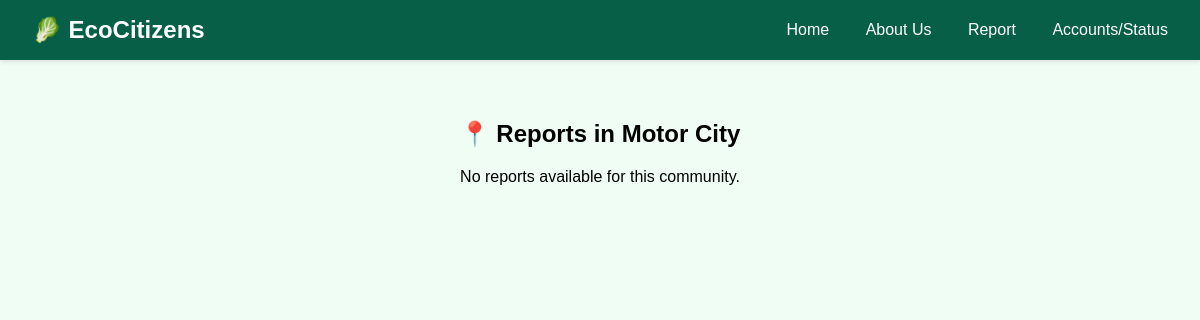
The page /community_reports/Motor City on the database as committed earlier.
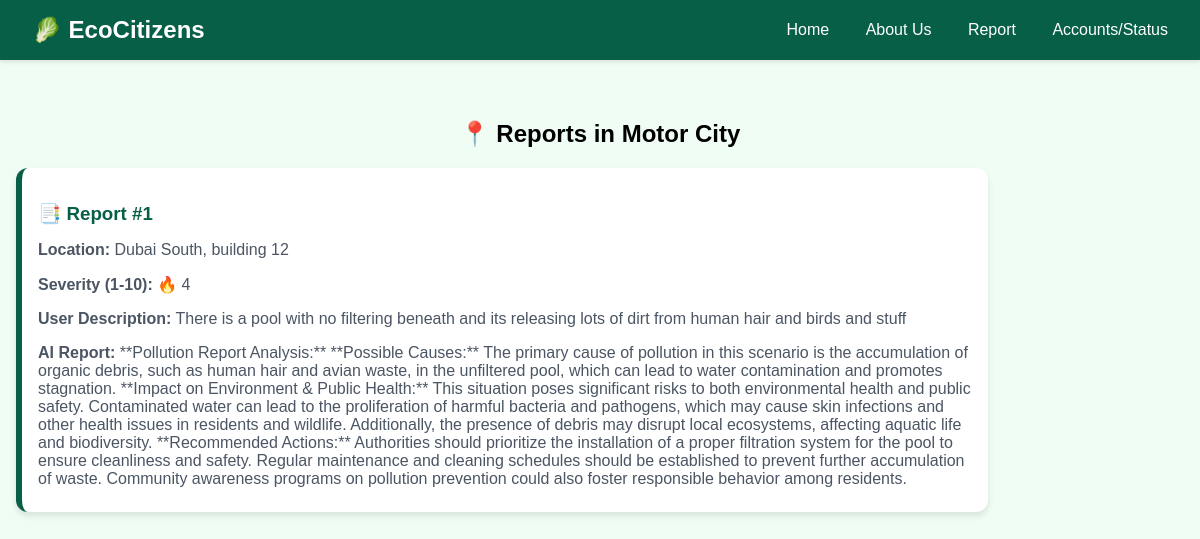
The same page on the database as committed later.
### app.py (models this page shows)
class PollutionReport(db.Model):
    id = db.Column(db.Integer, primary_key=True)
    location = db.Column(db.String(200), nullable=False)
    community = db.Column(db.String(100), nullable=False)
    description = db.Column(db.Text, nullable=False)
    ai_response = db.Column(db.Text)
    severity = db.Column(db.Integer, nullable=False)

### app.py (the view)
@app.route('/community_reports/<community>')
def community_reports(community):
    reports = PollutionReport.query.filter_by(community=community).all()
    return render_template('community_reports.html', community=community, reports=reports)

### templates/community_reports.html (shortened to what this page needs)
<!DOCTYPE html>
<html lang="en">
<head>
  <link rel="stylesheet" href="{{ url_for('static', filename='styles.css') }}" />
</head>
<body class="bg-green-100">
  <nav class="navbar">
    <div class="logo">
      <a href="{{ url_for('home') }}" class="logo-link">🥬 EcoCitizens</a>
    </div>
    <div class="nav-links">
      <a href="{{ url_for('home') }}" class="logo-link">Home</a>
      <a href="{{ url_for('about') }}" class="logo-link">About Us</a>
      <a href="{{ url_for('report') }}" class="logo-link">Report</a>
      {% if current_user.is_authenticated %}
      <a href="{{ url_for('profile') }}" class="logo-link">Profile</a>
      {% else %}
      <a href="{{ url_for('login') }}" class="logo-link">Accounts/Status</a>
      {% endif %}
    </div>
  </nav>
  <div class="container">
    <h2>📍 Reports in {{ community }}</h2>
    {% if reports %}
      {% for report in reports %}
        <div class="report-card">
          <h3>📑 Report #{{ loop.index }}</h3>
          <p><strong>Location:</strong> {{ report.location }}</p>
          <p><strong>Severity (1-10):</strong> 🔥 {{ report.severity }}</p>
          <p><strong>User Description:</strong> {{ report.description }}</p>
          <p><strong>AI Report:</strong> {{ report.ai_response }}</p>
        </div>
      {% endfor %}
    {% else %}
      <p>No reports available for this community.</p>
    {% endif %}
  </div>
</body>
</html>

### static/styles.css (style rules this page uses)
body { background-color: #f0fdf4; font-family: Arial, sans-serif; margin: 0; padding: 0; }
.navbar { background-color: #065f46; color: white; padding: 1rem; display: flex; justify-content: space-between; align-items: center; box-shadow: 0 2px 4px rgba(0, 0, 0, 0.1); }
.logo { font-size: 1.5rem; font-weight: bold; }
.container { max-width: 1200px; margin: 0 auto; padding: 2.5rem 1rem; }
.container { text-align: center; }
.logo-link { text-decoration: none; color: white; padding: 0.5rem 1rem; background-color: #065f46; border-radius: 0.5rem; transition: background-color 0.3s; }
.report-card { background-color: white; width: 80%; padding: 1rem; border-radius: 0.75rem; box-shadow: 0 4px 6px rgba(0, 0, 0, 0.1); border-left: 6px solid #065f46; transition: transform 0.2s ease-in-out; text-align: left; }
.report-card h3 { color: #065f46; margin-bottom: 0.5rem; }
.report-card p { color: #4b5563; margin-bottom: 0.5rem; }

Rows that differ between the two databases and show on the page:
added PollutionReport: community "Motor City", location "Dubai South, building 12", severity "4", description "There is a pool with no filtering beneath and its releasing lots of dirt from human hair and birds and stuff", ai_response "**Pollution Report Analysis:** **Possible Causes:** The primary cause of pollution in this scenario is the accumulation of organic debris, such as human hair and avian waste, in the unfiltered pool, which can lead to water contamination and promotes stagnation. **Impact on Environment & Public Health:** This situation poses significant risks to both environmental health and public safety. Contaminated water can lead to the proliferation of harmful bacteria and pathogens, which may cause skin infections and other health issues in residents and wildlife. Additionally, the presence of debris may disrupt local ecosystems, affecting aquatic life and biodiversity. **Recommended Actions:**…"
Other text that changed with them:
{{ community }}: "Motor City" → (not shown)
text no longer shown: "No reports available for this community."
